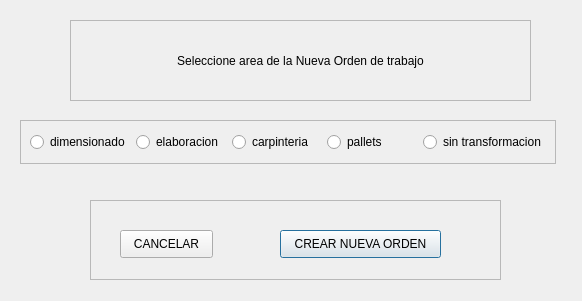
<?xml version="1.0" encoding="UTF-8"?>
<ui version="4.0">
 <class>Dialog</class>
 <widget class="QDialog" name="Dialog">
  <property name="geometry">
   <rect>
    <x>0</x>
    <y>0</y>
    <width>582</width>
    <height>301</height>
   </rect>
  </property>
  <property name="windowTitle">
   <string>Dialog</string>
  </property>
  <widget class="QFrame" name="frame">
   <property name="geometry">
    <rect>
     <x>20</x>
     <y>120</y>
     <width>536</width>
     <height>44</height>
    </rect>
   </property>
   <property name="frameShape">
    <enum>QFrame::StyledPanel</enum>
   </property>
   <property name="frameShadow">
    <enum>QFrame::Raised</enum>
   </property>
   <layout class="QHBoxLayout" name="horizontalLayout">
    <item>
     <widget class="QRadioButton" name="r_dim">
      <property name="text">
       <string>dimensionado</string>
      </property>
     </widget>
    </item>
    <item>
     <widget class="QRadioButton" name="r_elab">
      <property name="text">
       <string>elaboracion</string>
      </property>
     </widget>
    </item>
    <item>
     <widget class="QRadioButton" name="r_carp">
      <property name="text">
       <string>carpinteria</string>
      </property>
     </widget>
    </item>
    <item>
     <widget class="QRadioButton" name="r_pall">
      <property name="text">
       <string>pallets</string>
      </property>
     </widget>
    </item>
    <item>
     <widget class="QRadioButton" name="r_sin_trans">
      <property name="text">
       <string>sin transformacion</string>
      </property>
     </widget>
    </item>
   </layout>
  </widget>
  <widget class="QFrame" name="frame_2">
   <property name="geometry">
    <rect>
     <x>70</x>
     <y>20</y>
     <width>461</width>
     <height>81</height>
    </rect>
   </property>
   <property name="frameShape">
    <enum>QFrame::StyledPanel</enum>
   </property>
   <property name="frameShadow">
    <enum>QFrame::Raised</enum>
   </property>
   <layout class="QHBoxLayout" name="horizontalLayout_2">
    <item>
     <widget class="QLabel" name="label">
      <property name="text">
       <string>Seleccione area de la Nueva Orden de trabajo</string>
      </property>
      <property name="alignment">
       <set>Qt::AlignCenter</set>
      </property>
     </widget>
    </item>
   </layout>
  </widget>
  <widget class="QFrame" name="frame_3">
   <property name="geometry">
    <rect>
     <x>90</x>
     <y>200</y>
     <width>411</width>
     <height>80</height>
    </rect>
   </property>
   <property name="frameShape">
    <enum>QFrame::StyledPanel</enum>
   </property>
   <property name="frameShadow">
    <enum>QFrame::Raised</enum>
   </property>
   <widget class="QPushButton" name="btn_aceptar">
    <property name="geometry">
     <rect>
      <x>190</x>
      <y>30</y>
      <width>161</width>
      <height>28</height>
     </rect>
    </property>
    <property name="text">
     <string>CREAR NUEVA ORDEN</string>
    </property>
   </widget>
   <widget class="QPushButton" name="btn_cancelar">
    <property name="geometry">
     <rect>
      <x>30</x>
      <y>30</y>
      <width>93</width>
      <height>28</height>
     </rect>
    </property>
    <property name="text">
     <string>CANCELAR</string>
    </property>
   </widget>
  </widget>
 </widget>
 <resources/>
 <connections/>
</ui>
